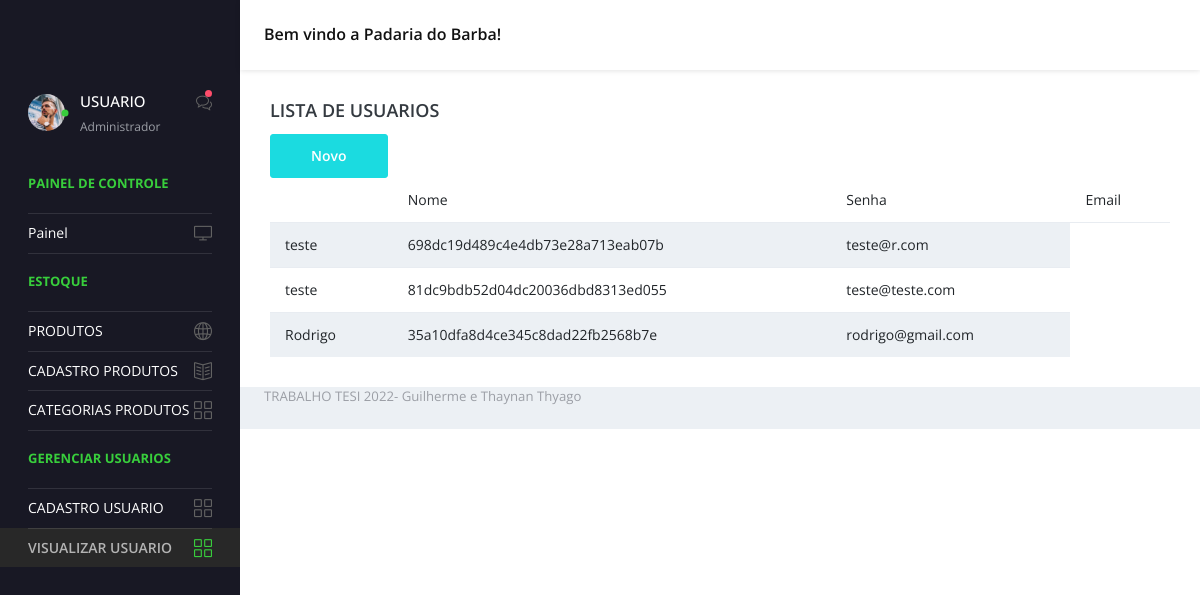
The page /index.php/login/consulta on the database its author committed.
### tables this page shows
CREATE TABLE IF NOT EXISTS `usuario` (
  `id` int(11) NOT NULL AUTO_INCREMENT,
  `usuario` varchar(30) NOT NULL,
  `senha` varchar(60) NOT NULL,
  `email` varchar(80) NOT NULL,
  PRIMARY KEY (`id`)
);

### index.php (called while the page is built, shortened)
<?php
require_once BASEPATH.'core/CodeIgniter.php';

### application/models/LoginModel.php (called while the page is built, shortened)
<?php
    class LoginModel extends CI_Model {
        public function selecionarTodos() {
            $retorno = $this->db->query("
                                    SELECT * FROM usuario");
            return $retorno->result();
        }
    }
?>

### application/libraries/Template.php (called while the page is built)
<?php if ( ! defined('BASEPATH')) exit('No direct script access allowed');
class Template {
		var $template_data = array();
		function set($name, $value)
		{
			$this->template_data[$name] = $value;
		}
		function load($template = '', $view = '' , $view_data = array(), $return = FALSE)
		{
			$this->CI =& get_instance();
			$this->set('contents', $this->CI->load->view($view, $view_data, TRUE));
			return $this->CI->load->view($template, $this->template_data, $return);
		}
}

### application/controllers/Login.php (the view, shortened to what this page needs)
<?php
    class Login extends CI_Controller {
        public function consulta() {
            $usuarios = $this->LoginModel->selecionarTodos();
            $tabela = "";
            foreach($usuarios as $item ) {
                $tabela = $tabela . "<tr>";
                $tabela = $tabela . "
                        <td>" . $item->usuario ."</td>
                        <td>" . $item->senha ."</td>
                        <td>" . $item->email ."</td>
                    </tr>
                ";
            }
            $var = array(
                "lista_usuarios" => $usuarios,
                "tabela" => $tabela,
                "titulo" => "Você está em PADARIA DO BARBA",
                "sucesso" => "Adicionado com sucesso",
                "erro" => "ERRO"
            );
            $this->template->load("templates/adminTemp", "login/ver", $var );
        }
    }
?>

### application/views/login/ver.php
<div class="row">
              <div class="col-lg-12 grid-margin">
                <div class="card">
                  <div class="card-body">
                    <h4 class="card-title">LISTA DE USUARIOS</h4>
                    <a
        href="/index.php/login/registro"
        class="btn btn-primary"
    >
        Novo
    </a>
                  <table class="table table-striped" >
                      <thead>
                          <tr>
                              <th></th>
                              <th>Nome</th>
                              <th>Senha</th>
                              <th>Email</th>
                          </tr>
                      </thead>
                      <?php echo $tabela; ?>
                  </table>

### application/views/templates/adminTemp.php (shortened to what this page needs)
<!DOCTYPE html>
<html lang="en">
  <head>
    <link rel="stylesheet" href="<?php echo base_url();?>public/vendors/simple-line-icons/css/simple-line-icons.css">
    <link rel="stylesheet" href="<?php echo base_url();?>public/vendors/flag-icon-css/css/flag-icon.min.css">
    <link rel="stylesheet" href="<?php echo base_url();?>public/vendors/css/vendor.bundle.base.css">
    <link rel="stylesheet" href="<?php echo base_url();?>public/vendors/daterangepicker/daterangepicker.css">
    <link rel="stylesheet" href="<?php echo base_url();?>public/vendors/chartist/chartist.min.css">
    <link rel="stylesheet" href="<?php echo base_url();?>public/css/style.css">
  </head>
  <body>
    <div class="container-scroller">
      <nav class="navbar default-layout-navbar col-lg-12 col-12 p-0 fixed-top d-flex flex-row">
        <div class="navbar-brand-wrapper d-flex align-items-center">
        </div>
        <div class="navbar-menu-wrapper d-flex align-items-center flex-grow-1">
          <h5 class="mb-0 font-weight-medium d-none d-lg-flex">Bem vindo a Padaria do Barba!</h5>
        </div>
      </nav>
      <div class="container-fluid page-body-wrapper">
        <nav class="sidebar sidebar-offcanvas" id="sidebar">
          <ul class="nav">
            <li class="nav-item nav-profile">
              <a href="#" class="nav-link">
                <div class="profile-image">
                  <img class="img-xs rounded-circle" src="<?php echo base_url();?>public/images/faces/face8.jpg" alt="profile image">
                  <div class="dot-indicator bg-success"></div>
                </div>
                <div class="text-wrapper">
                  <p class="profile-name">USUARIO</p>
                  <p class="designation">Administrador</p>
                </div>
                <div class="icon-container">
                  <i class="icon-bubbles"></i>
                  <div class="dot-indicator bg-danger"></div>
                </div>
              </a>
            </li>
            <li class="nav-item nav-category">
              <span class="nav-link">Painel de Controle</span>
            </li>
            <li class="nav-item">
              <a class="nav-link" href="<?php echo base_url();?>index.php">
                <span class="menu-title">Painel</span>
                <i class="icon-screen-desktop menu-icon"></i>
              </a>
            </li>
            <li class="nav-item nav-category"><span class="nav-link">ESTOQUE</span></li>
            <li class="nav-item">
              <a class="nav-link" href="<?php echo base_url();?>index.php/produto">
                <span class="menu-title">PRODUTOS</span>
                <i class="icon-globe menu-icon"></i>
              </a>
            </li>
            <li class="nav-item">
              <a class="nav-link" href="<?php echo base_url();?>index.php/produto/formnovo">
                <span class="menu-title">CADASTRO PRODUTOS</span>
                <i class="icon-book-open menu-icon"></i>
              </a>
            </li>
            <li class="nav-item">
              <a class="nav-link" href="<?php echo base_url();?>index.php/tipo">
                <span class="menu-title">CATEGORIAS PRODUTOS</span>
                <i class="icon-grid menu-icon"></i>
              </a>
            </li>
            <li class="nav-item nav-category"><span class="nav-link">GERENCIAR USUARIOS</span></li>
            <li class="nav-item">
              <a class="nav-link" href="<?php echo base_url();?>index.php/login/registro">
                <span class="menu-title">CADASTRO USUARIO</span>
                <i class="icon-grid menu-icon"></i>
              </a>
            </li>
            <li class="nav-item">
              <a class="nav-link" href="<?php echo base_url();?>index.php/login/consulta">
                <span class="menu-title">VISUALIZAR USUARIO</span>
                <i class="icon-grid menu-icon"></i>
              </a>
            </li>
          </ul>
        </nav>
        <div class="main-panel">
             <?php echo $contents; ?>
        </div>
<footer class="footer">
            <div class="d-sm-flex justify-content-center justify-content-sm-between">
              <span class="text-muted d-block text-center text-sm-left d-sm-inline-block">TRABALHO TESI 2022- Guilherme e Thaynan Thyago</span>
            </div>
          </footer>
        </div>
      </div>
    </div>
  </body>
</html>

### rows shown on the page
usuario: usuario "teste", senha "698dc19d489c4e4db73e28a713eab07b", email "teste@r.com"
usuario: usuario "teste", senha "81dc9bdb52d04dc20036dbd8313ed055", email "teste@teste.com"
usuario: usuario "Rodrigo", senha "35a10dfa8d4ce345c8dad22fb2568b7e", email "rodrigo@gmail.com"
